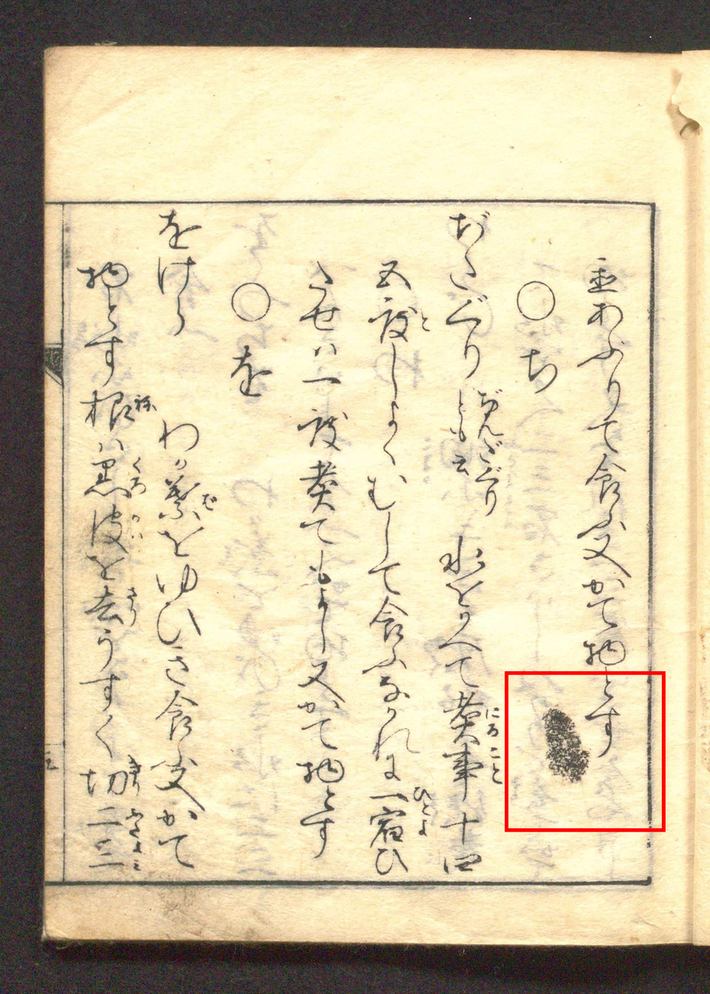
#> input picture research_records/tmp_work/challenge_image_catalog_20261009/05_原ページ位置.png, 710 x 994 px, shrunk from 900 x 1260 before the run
$ python classify_text_pages.py --input_dir ../research_records/tmp_work/challenge_image_catalog_20261009 --output_csv out.png
#> lines starting #> are read from the running program, lines starting #| are printed output that depends on the picture; after the words box and inside, x2 and y2 are one past the last pixel; in counts of white or black regions, pixels touching at a corner belong together
#> pass 2 of the loop in main, `for p in patterns:`:
"""
本文（くずし字主体）ページと、表紙・挿絵ページを自動判別するスクリプト。

判定方法:
  1. Otsu二値化で文字候補マスクを作る（黒=文字候補）
  2. 連結成分分析を行い、以下の特徴で「本文らしさ」を判定する
     - 黒画素比率: 一定範囲内（低すぎ=無地の表紙、高すぎ=濃い挿絵/汚損）
     - 連結成分の平均サイズ: 文字は小さい連結成分が多数、挿絵は大きい塊が少数
     - 連結成分数: 文字ページは数十〜数百個、表紙はほぼ0、挿絵は少数の大きい塊

出力: 判定結果をCSVに書き出す（コピーは行わない。--apply 指定時のみ実コピー）。

使い方:
    # ドライラン（判定結果をCSV出力するだけ）
    python scripts/classify_text_pages.py --input_dir data/train --output_csv tmp_work/page_classification.csv

    # 判定結果に基づいて本文ページのみ data/split_dataset_jogai にコピー
    python scripts/classify_text_pages.py --input_dir data/train --output_csv tmp_work/page_classification.csv \
        --apply --output_dir data/split_dataset_jogai
"""

import argparse
import csv
import glob
import os

import cv2
import numpy as np
from natsort import natsorted
from tqdm import tqdm


def analyze_page(img_path: str,
                  min_black_ratio: float = 0.02,
                  max_black_ratio: float = 0.35,
                  min_components: int = 30,
                  max_mean_component_area_ratio: float = 0.0008) -> dict:
    """
    1ページを解析し、本文らしさの指標と判定結果を返す。

    Args:
        min_black_ratio: 黒画素比率がこれ未満なら無地（表紙等）と判定
        max_black_ratio: 黒画素比率がこれを超えると濃い挿絵/重度汚損と判定
        min_components: 文字候補の連結成分数がこれ未満なら本文ではないと判定
        max_mean_component_area_ratio: 連結成分の平均面積(画像全体に対する比率)が
            これを超えると「文字よりも大きい塊」=挿絵の線画/塗りと判定
    """
#> called with min_black_ratio = 0.02, max_black_ratio = 0.35, min_components = 30, max_mean_component_area_ratio = 0.0008
    img = cv2.imread(img_path)
#> img is the input picture: shape (994, 710, 3); mean B, G, R 165.9, 198.3, 210.5
    if img is None:
        return {"path": img_path, "error": "read_failed", "is_text_page": False}

    gray = cv2.cvtColor(img, cv2.COLOR_BGR2GRAY)
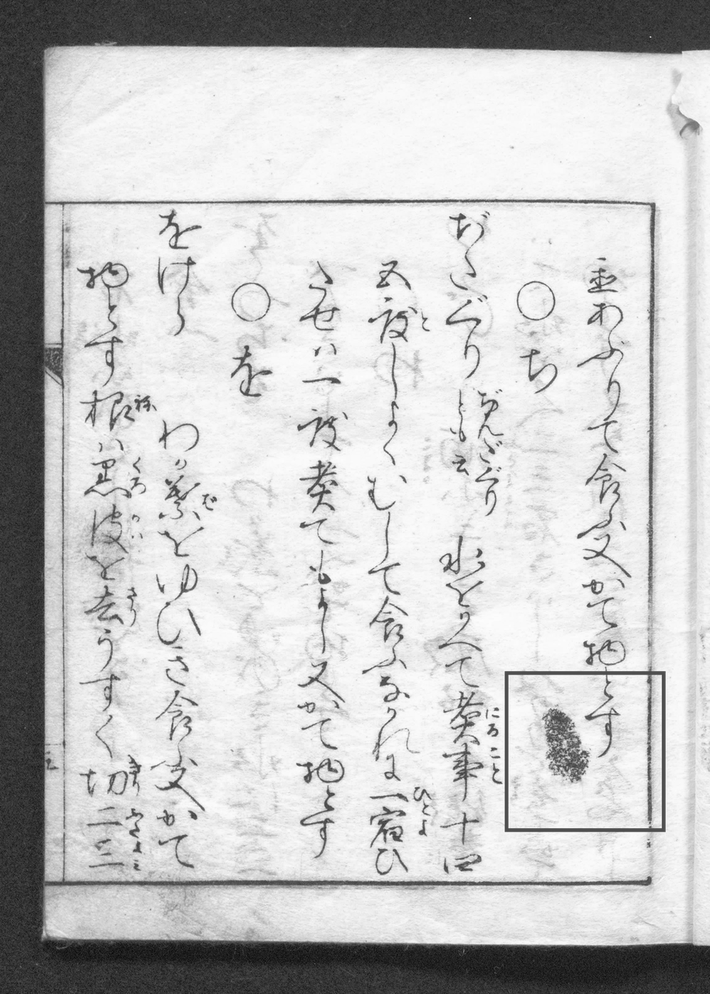
#> gray: shape (994, 710); min 8, max 254, mean 198.2
    h, w = gray.shape
#> h = 994; w = 710
    total_px = h * w
#> total_px = 705740

    _, binary = cv2.threshold(gray, 0, 255, cv2.THRESH_BINARY + cv2.THRESH_OTSU)
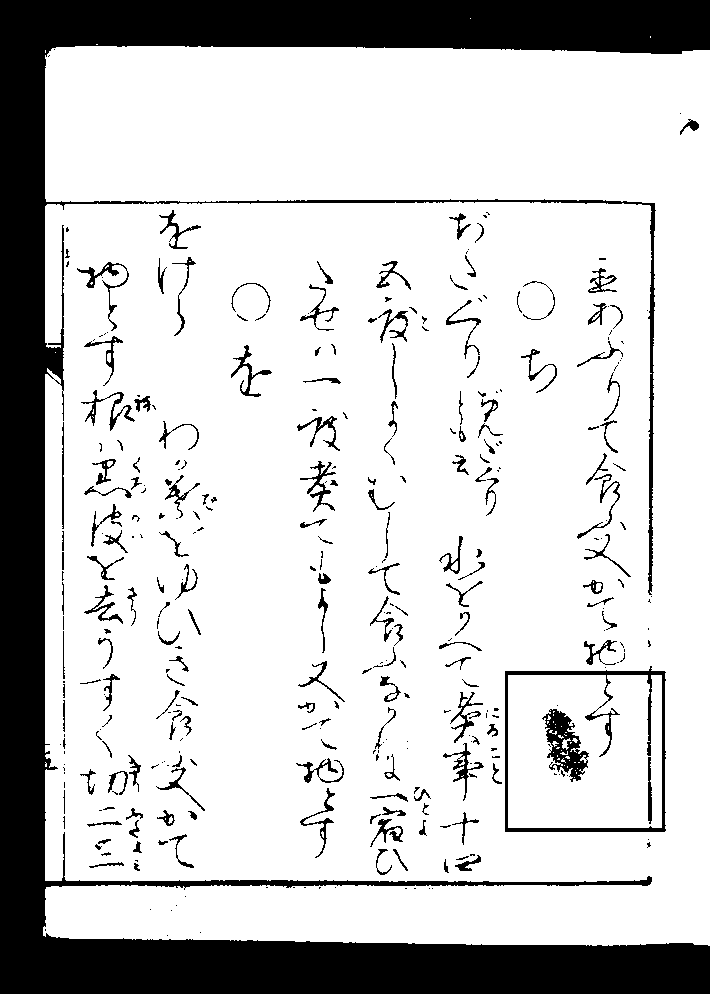
#> binary: shape (994, 710); 80% white; 347 black regions (169 under 20 px), largest, box (x1, y1, x2, y2) and area: (0, 0, 710, 994) 118084, (505, 666, 666, 832) 2789, (542, 709, 589, 782) 1508
    text_candidate = cv2.bitwise_not(binary)  # 暗い画素=255(文字候補)

    black_ratio = float(np.count_nonzero(text_candidate)) / total_px
#> black_ratio = 0.2

    num_labels, labels, stats, _ = cv2.connectedComponentsWithStats(
        text_candidate, connectivity=8
    )
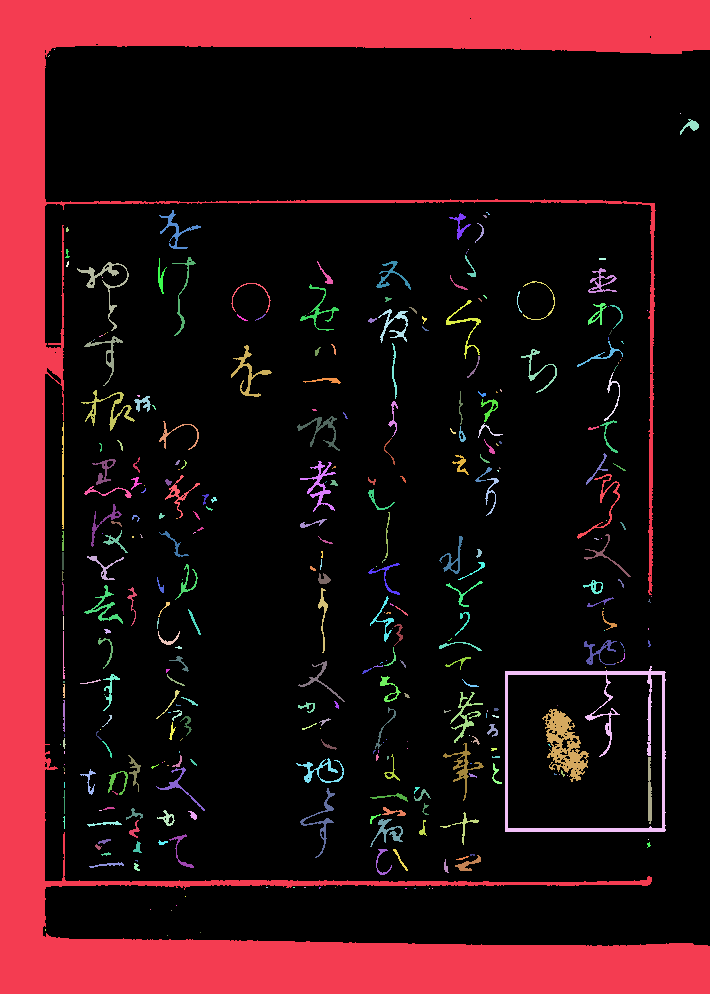
#> labels: shape (994, 710) int32; 348 distinct labels, from 0 to 347; one colour per label, 0 black
#> num_labels = 348; stats = 348 rows, first 6: [43, 18, 667, 928, 564328], [0, 0, 710, 994, 118084], [54, 49, 1, 1, 1], [48, 55, 2, 2, 2], [680, 113, 1, 1, 1], [680, 119, 19, 16, 113]
    # ラベル0は背景なので除く
    areas = stats[1:, cv2.CC_STAT_AREA] if num_labels > 1 else np.array([])
#> areas = 347 values, max 118084 at index 0, min 1 at index 1, mean 407.5
    num_components = len(areas)
#> num_components = 347
    mean_component_area_ratio = float(areas.mean() / total_px) if num_components > 0 else 0.0
#> mean_component_area_ratio = 0.000577

    is_text_page = (
        min_black_ratio <= black_ratio <= max_black_ratio
        and num_components >= min_components
        and mean_component_area_ratio <= max_mean_component_area_ratio
    )
#> is_text_page = True

    return {
        "path": img_path,
        "black_ratio": round(black_ratio, 4),
        "num_components": num_components,
        "mean_component_area_ratio": round(mean_component_area_ratio, 6),
        "is_text_page": is_text_page,
    }


def main():
    parser = argparse.ArgumentParser(description="本文ページと表紙/挿絵ページを自動判別する")
    parser.add_argument("--input_dir", required=True)
    parser.add_argument("--output_csv", required=True)
    parser.add_argument("--apply", action="store_true", help="判定結果に基づき本文ページを実際にコピーする")
    parser.add_argument("--output_dir", default=None, help="--apply 時のコピー先ルート")
    args = parser.parse_args()

    patterns = ["**/*.jpg", "**/*.jpeg", "**/*.png"]
    files = []
    for p in patterns:
        files += glob.glob(os.path.join(args.input_dir, p), recursive=True)
    files = natsorted(set(files))

    if not files:
        print(f"画像が見つかりませんでした: {args.input_dir}")
        return

    os.makedirs(os.path.dirname(args.output_csv), exist_ok=True)
    results = []
    for f in tqdm(files, desc="ページ判定中"):
        results.append(analyze_page(f))
#> pass 2 of the loop in main, `for f in tqdm(files, desc="ページ判定中"):`:
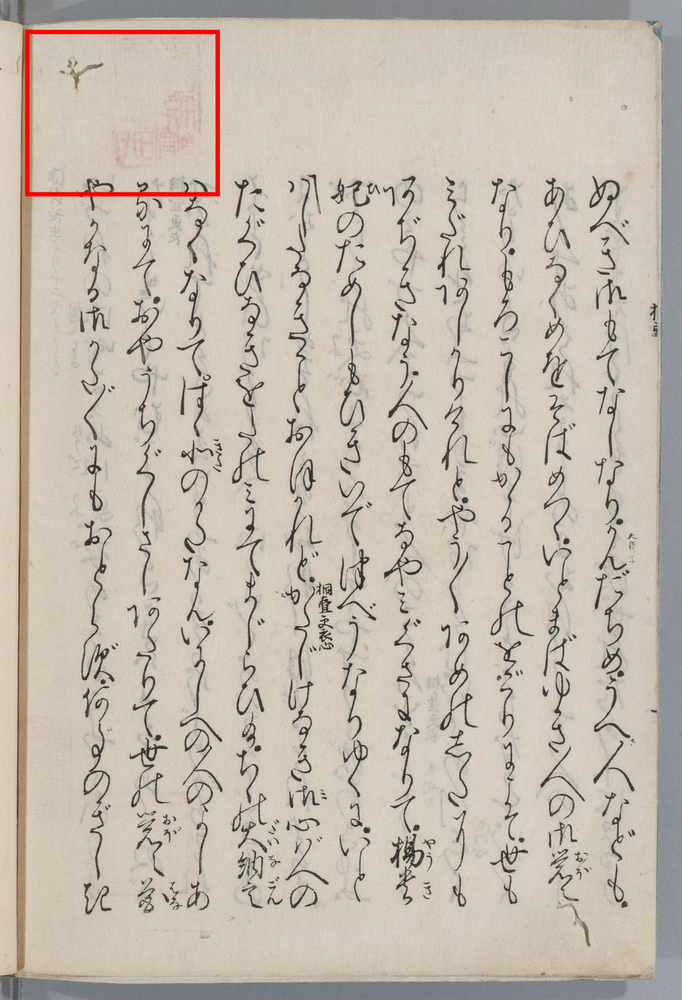
#> input picture research_records/tmp_work/challenge_image_catalog_20261009/06_原ページ位置.png, 682 x 1000 px, shrunk from 887 x 1300 before the run
#> in analyze_page, img is the input picture: shape (1000, 682, 3); mean B, G, R 172.6, 185.7, 195.8
#> gray: shape (1000, 682)
#> in analyze_page (call 2), `_, binary = cv2.threshold(gray, 0, 255, cv2.THRESH_BINARY + cv2.THRESH..`:
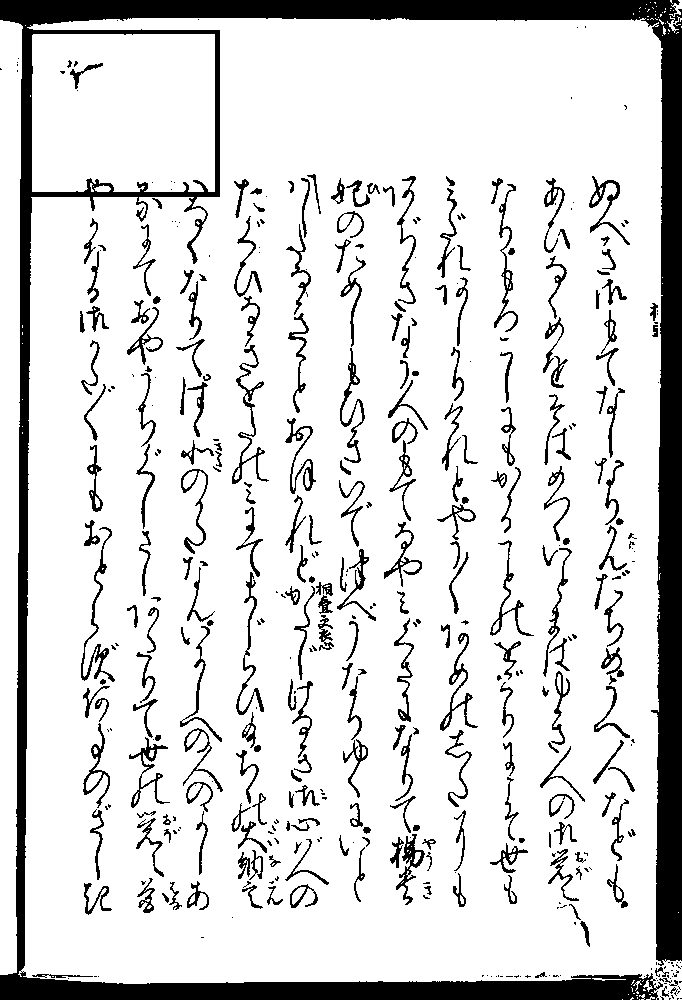
#> binary: shape (1000, 682); 85% white; 435 black regions (183 under 20 px), largest, box (x1, y1, x2, y2) and area: (0, 0, 682, 1000) 59639, (232, 345, 269, 484) 775, (81, 527, 115, 682) 749
#> black_ratio = 0.15
#> in analyze_page (call 2), `num_labels, labels, stats, _ = cv2.connectedComponentsWithStats( text_..`:
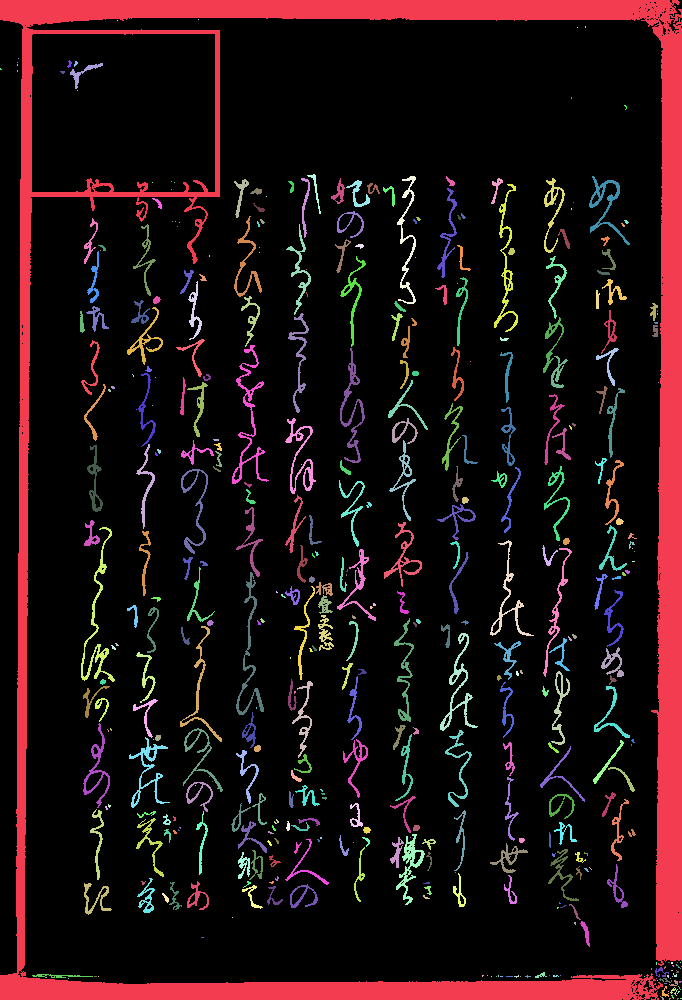
#> labels: shape (1000, 682) int32; 436 distinct labels, from 0 to 435; one colour per label, 0 black
#> num_labels = 436; stats = 436 rows, first 6: [0, 0, 682, 1000, 579899], [0, 0, 682, 1000, 59639], [198, 19, 1, 1, 1], [117, 20, 1, 1, 1], [577, 27, 1, 1, 1], [585, 26, 1, 2, 2]
#> areas = 435 values, max 59639 at index 0, min 1 at index 1, mean 234.7
#> num_components = 435
#> mean_component_area_ratio = 0.000344

    with open(args.output_csv, "w", newline="") as fp:
        writer = csv.DictWriter(fp, fieldnames=[
            "path", "black_ratio", "num_components",
            "mean_component_area_ratio", "is_text_page", "error",
        ])
        writer.writeheader()
        for r in results:
            writer.writerow(r)
#> this loop made 2 passes

    n_text = sum(1 for r in results if r.get("is_text_page"))
#> n_text = 2
    n_total = len(results)
#> n_total = 2
    print(f"本文ページ判定: {n_text}/{n_total} 枚 ({n_text/n_total*100:.1f}%)")
#| 本文ページ判定: 2/2 枚 (100.0%)
    print(f"判定結果を保存: {args.output_csv}")

    if args.apply:
        if not args.output_dir:
            raise ValueError("--apply 指定時は --output_dir が必要です")
        import shutil
        for r in results:
            if not r.get("is_text_page"):
                continue
            src = r["path"]
            rel = os.path.relpath(src, args.input_dir)
            dst = os.path.join(args.output_dir, rel)
            os.makedirs(os.path.dirname(dst), exist_ok=True)
            shutil.copy2(src, dst)
        print(f"本文ページを {args.output_dir} にコピーしました。")


if __name__ == "__main__":
    main()
